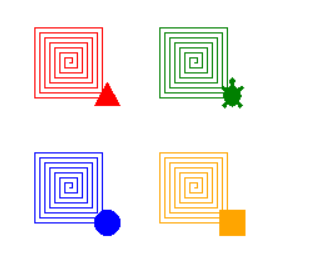

Write Python code to recreate this figure.
# Изучи, как перемещаются черепашки на фото 'game2.png' и запрограммируй это движение.

# Создаём объекты типа "Черепашка" и запоминаем их в переменных
# Устанавливаем нужные свойства черепашек:
# цвет, скорость, форма, место, "перо" поднимается и опускается
from turtle import *

t1 = Turtle()
t1.color('red')
t1.shape('triangle')
t1.penup()
t1.goto(-50, 50)
t1.pendown()

# Все то же для черепашки 2
t2 = Turtle()
t2.color('blue')
t2.shape('circle')
t2.penup()
t2.goto(-50, -50)
t2.pendown()

# Все то же для черепашки 3
t3 = Turtle()
t3.color('green')
t3.shape('turtle')
t3.penup()
t3.goto(50, 50)
t3.pendown()

# Все то же для черепашки 4
t4 = Turtle()
t4.color('orange')
t4.shape('square')
t4.penup()
t4.goto(50, -50)
t4.pendown()

# Установка направления: все черепашки смотрят вправо:
t1.seth(0)
t2.seth(0)
t3.seth(0)
t4.seth(0)

t1.speed(0)
t2.speed(0)
t3.speed(0)
t4.speed(0)

# Основной цикл: повторяется движение вперёд и влево:
for i in range(30):
    t1.forward(2 * i)
    t1.left(90)
    t2.forward(2 * i)
    t2.left(90)
    t3.forward(2 * i)
    t3.left(90)
    t4.forward(2 * i)
    t4.left(90)

exitonclick()
